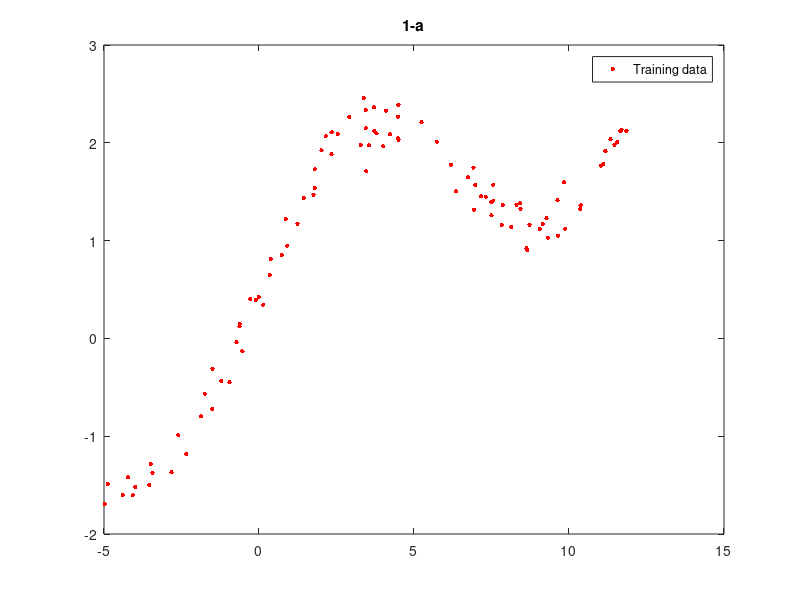
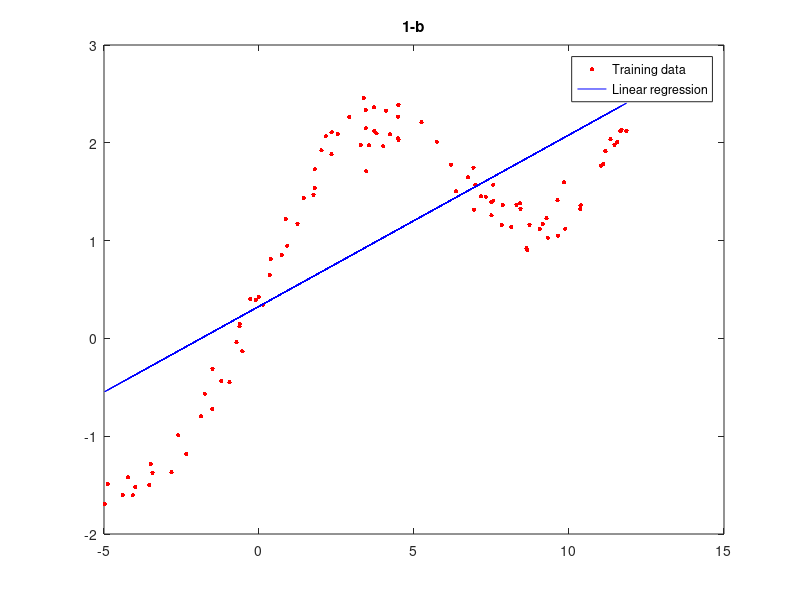

Write MATLAB code to recreate these figures, in order. (Note: this script raises an error after producing the figures.)
% This is the solution for the NO.1 problem of Assignment 1
% Linear and polynomial regression
% Author: Qingbo Kang 
% Student ID: 40058122
% e-mail: qi_kang@encs.concordia.ca

close all;
%% a
% load the data into memory and plot it
hw1x = load('hw1x.dat');
hw1y = load('hw1y.dat');

% plot data
plot(hw1x, hw1y, 'r.', 'MarkerSize', 10);
legend('Training data');
title('1-a');

%% b
% add a column vector of 1s to the inputs
hw1x = [hw1x, ones(size(hw1x, 1), 1)];

% obtain the weight vector w use the linear regression formula
w = (hw1x'*hw1x)^-1 * hw1x' * hw1y;

% plot the linear regression line with the data 
figure
plot(hw1x(:, end - 1), hw1y, 'r.', 'MarkerSize', 10);
hold on
plot(hw1x(:, end - 1), hw1x*w, 'b-' );
legend('Training data', 'Linear regression');
title('1-b');
hold off

%% c
training_error = evaluteTrainError( hw1x, hw1y, w );

% report the error
fprintf( 'The training error of the resulting fit is: %f\n', training_error);

%% d, e
% get a quadratic fit of the data
[w_quad, hw1x_quad]  = PolyRegress( hw1x, hw1y, 2 );

% plot the data
figure
plot(hw1x(:, 1), hw1y, 'r.', 'MarkerSize', 10);
% plot the quadratic fit
hold on
[w_quad_plot, hw1x_cubic_plot] = PolyRegress( linspace(-5, 12, 100)',...
    zeros(100, 1),2);

plot(hw1x_cubic_plot(:, end - 1), hw1x_cubic_plot*w_quad, 'b' );
legend('Training data', 'Quadratic fit');
title('1-e');
hold off;

% report the training error
training_error_quad = evaluteTrainError( hw1x_quad, hw1y, w_quad );
fprintf( 'The training error of the quadratic fit is: %f\n', ...
    training_error_quad);

%% f
% get a cubic fit of the data
[w_cubic, hw1x_cubic] = PolyRegress( hw1x, hw1y, 3 );

% plot the data
figure
plot(hw1x(:, 1), hw1y, 'r.', 'MarkerSize', 10);
% plot the quadratic fit
hold on
[w_cubic_plot, hw1x_cubic_plot] = PolyRegress( linspace(-5, 12, 100)',...
    zeros(100, 1), 3);
plot(hw1x_cubic_plot(:, end - 1), hw1x_cubic_plot*w_cubic, 'b' );
legend('Training data', 'Cubic fit');
title('1-f');
hold off;

% report the training error
training_error_quad = evaluteTrainError( hw1x_cubic, hw1y, w_cubic );
fprintf( 'The training error of the cubic fit is: %f\n', ...
    training_error_quad);

%% g

%% h
FiveFoldCrossValidation;

%% i
% normalize the input data in each column by the maximum absolute vale in 
% that column.
hw1x = [hw1x(:, 1)./max(abs(hw1x(:, 1))), hw1x(:, 2)];

% performs five-fold cross-validation 
% FiveFoldCrossValidation;